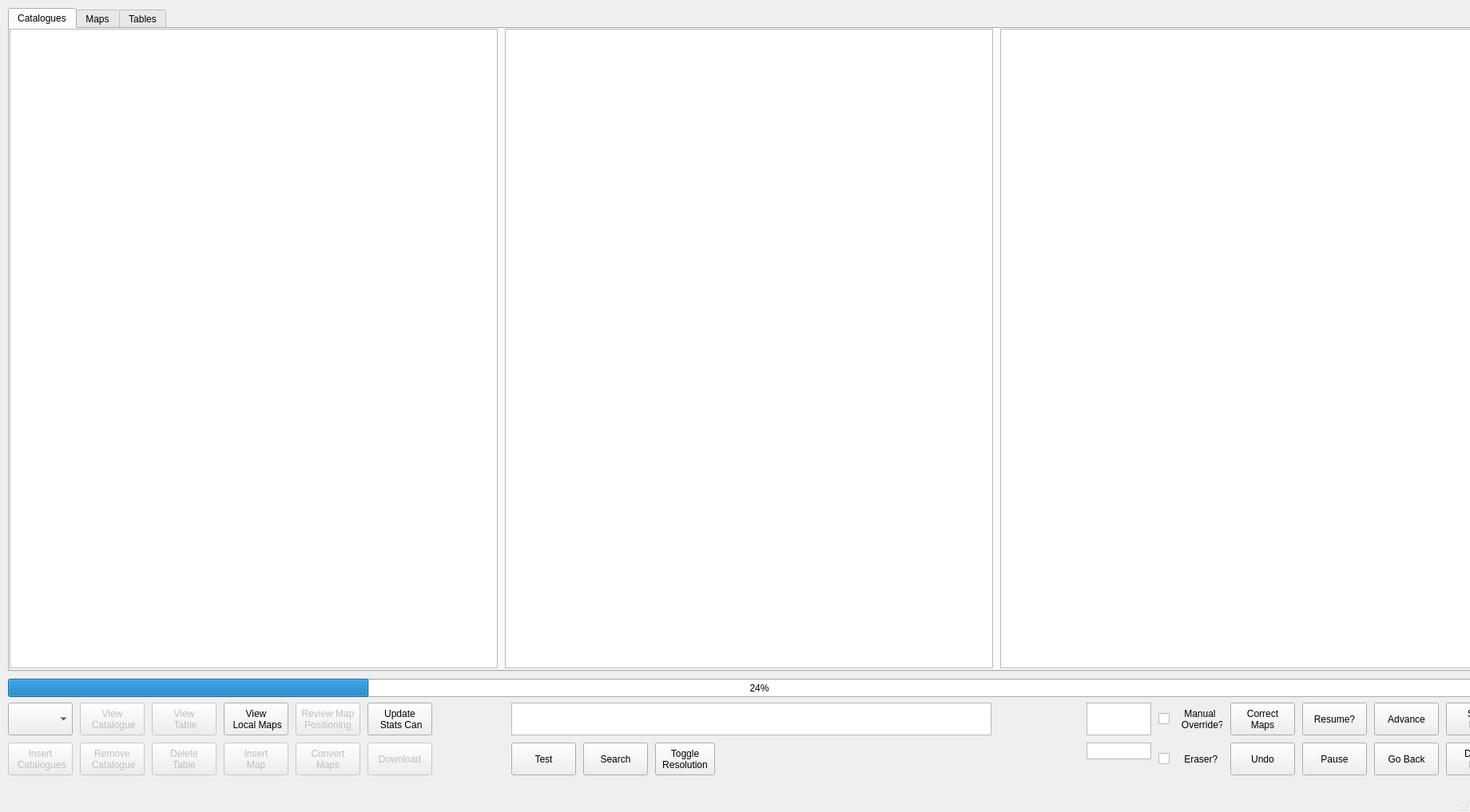
<?xml version="1.0" encoding="UTF-8"?>
<ui version="4.0">
 <class>MainWindow</class>
 <widget class="QMainWindow" name="MainWindow">
  <property name="geometry">
   <rect>
    <x>0</x>
    <y>0</y>
    <width>1840</width>
    <height>1017</height>
   </rect>
  </property>
  <property name="windowTitle">
   <string>MainWindow</string>
  </property>
  <widget class="QWidget" name="centralwidget">
   <widget class="QComboBox" name="cB_drives">
    <property name="geometry">
     <rect>
      <x>10</x>
      <y>880</y>
      <width>81</width>
      <height>41</height>
     </rect>
    </property>
   </widget>
   <widget class="QPushButton" name="pB_insert">
    <property name="enabled">
     <bool>false</bool>
    </property>
    <property name="geometry">
     <rect>
      <x>10</x>
      <y>930</y>
      <width>81</width>
      <height>41</height>
     </rect>
    </property>
    <property name="text">
     <string>Insert 
 Catalogues</string>
    </property>
   </widget>
   <widget class="QPushButton" name="pB_test">
    <property name="geometry">
     <rect>
      <x>640</x>
      <y>930</y>
      <width>81</width>
      <height>41</height>
     </rect>
    </property>
    <property name="text">
     <string>Test</string>
    </property>
   </widget>
   <widget class="QProgressBar" name="progressbar">
    <property name="geometry">
     <rect>
      <x>10</x>
      <y>850</y>
      <width>1881</width>
      <height>23</height>
     </rect>
    </property>
    <property name="value">
     <number>24</number>
    </property>
   </widget>
   <widget class="QLabel" name="qlabel_progressbar">
    <property name="geometry">
     <rect>
      <x>40</x>
      <y>850</y>
      <width>1791</width>
      <height>20</height>
     </rect>
    </property>
    <property name="text">
     <string/>
    </property>
    <property name="alignment">
     <set>Qt::AlignCenter</set>
    </property>
   </widget>
   <widget class="QPushButton" name="pB_viewcata">
    <property name="enabled">
     <bool>false</bool>
    </property>
    <property name="geometry">
     <rect>
      <x>100</x>
      <y>880</y>
      <width>81</width>
      <height>41</height>
     </rect>
    </property>
    <property name="text">
     <string>View 
 Catalogue</string>
    </property>
   </widget>
   <widget class="QTabWidget" name="tabW_main">
    <property name="geometry">
     <rect>
      <x>10</x>
      <y>10</y>
      <width>1881</width>
      <height>831</height>
     </rect>
    </property>
    <property name="currentIndex">
     <number>0</number>
    </property>
    <widget class="QWidget" name="tab_cata">
     <attribute name="title">
      <string>Catalogues</string>
     </attribute>
     <widget class="QTreeWidget" name="treeW_catalocal">
      <property name="geometry">
       <rect>
        <x>0</x>
        <y>0</y>
        <width>611</width>
        <height>801</height>
       </rect>
      </property>
      <property name="selectionMode">
       <enum>QAbstractItemView::ContiguousSelection</enum>
      </property>
      <attribute name="headerVisible">
       <bool>false</bool>
      </attribute>
      <column>
       <property name="text">
        <string>Local Catalogues</string>
       </property>
      </column>
     </widget>
     <widget class="QTreeWidget" name="treeW_catadb">
      <property name="geometry">
       <rect>
        <x>620</x>
        <y>0</y>
        <width>611</width>
        <height>801</height>
       </rect>
      </property>
      <attribute name="headerVisible">
       <bool>false</bool>
      </attribute>
      <column>
       <property name="text">
        <string>Database Catalogues</string>
       </property>
      </column>
     </widget>
     <widget class="QTreeWidget" name="treeW_cataonline">
      <property name="geometry">
       <rect>
        <x>1240</x>
        <y>0</y>
        <width>611</width>
        <height>801</height>
       </rect>
      </property>
      <attribute name="headerVisible">
       <bool>false</bool>
      </attribute>
      <column>
       <property name="text">
        <string>Online Catalogues</string>
       </property>
      </column>
     </widget>
    </widget>
    <widget class="QWidget" name="tab_maplocal">
     <attribute name="title">
      <string>Maps</string>
     </attribute>
     <widget class="QTreeWidget" name="treeW_maplocal">
      <property name="geometry">
       <rect>
        <x>0</x>
        <y>0</y>
        <width>441</width>
        <height>451</height>
       </rect>
      </property>
      <property name="columnCount">
       <number>2</number>
      </property>
      <attribute name="headerDefaultSectionSize">
       <number>200</number>
      </attribute>
      <column>
       <property name="text">
        <string>Local Maps by Geo Layer</string>
       </property>
      </column>
      <column>
       <property name="text">
        <string>Quantity</string>
       </property>
      </column>
     </widget>
     <widget class="QTreeWidget" name="treeW_mapdb">
      <property name="geometry">
       <rect>
        <x>451</x>
        <y>0</y>
        <width>611</width>
        <height>341</height>
       </rect>
      </property>
      <column>
       <property name="text">
        <string>Database Maps</string>
       </property>
      </column>
     </widget>
     <widget class="QLabel" name="qlabel_mapmini">
      <property name="geometry">
       <rect>
        <x>611</x>
        <y>350</y>
        <width>451</width>
        <height>451</height>
       </rect>
      </property>
      <property name="text">
       <string/>
      </property>
     </widget>
     <widget class="QTPAINT" name="qp_maplocal" native="true">
      <property name="geometry">
       <rect>
        <x>1071</x>
        <y>0</y>
        <width>800</width>
        <height>800</height>
       </rect>
      </property>
     </widget>
     <widget class="QTableWidget" name="tableW_maplocal">
      <property name="geometry">
       <rect>
        <x>450</x>
        <y>350</y>
        <width>611</width>
        <height>451</height>
       </rect>
      </property>
     </widget>
     <widget class="QListWidget" name="listW_maplocal">
      <property name="geometry">
       <rect>
        <x>0</x>
        <y>460</y>
        <width>441</width>
        <height>341</height>
       </rect>
      </property>
     </widget>
    </widget>
    <widget class="QWidget" name="tab_table">
     <attribute name="title">
      <string>Tables</string>
     </attribute>
     <widget class="QListWidget" name="listW_searchresult">
      <property name="geometry">
       <rect>
        <x>0</x>
        <y>0</y>
        <width>611</width>
        <height>801</height>
       </rect>
      </property>
     </widget>
     <widget class="QTableWidget" name="tableW_db">
      <property name="geometry">
       <rect>
        <x>620</x>
        <y>0</y>
        <width>1201</width>
        <height>801</height>
       </rect>
      </property>
     </widget>
    </widget>
   </widget>
   <widget class="QPushButton" name="pB_viewtable">
    <property name="enabled">
     <bool>false</bool>
    </property>
    <property name="geometry">
     <rect>
      <x>190</x>
      <y>880</y>
      <width>81</width>
      <height>41</height>
     </rect>
    </property>
    <property name="text">
     <string>View 
 Table</string>
    </property>
   </widget>
   <widget class="QPushButton" name="pB_usc">
    <property name="geometry">
     <rect>
      <x>460</x>
      <y>880</y>
      <width>81</width>
      <height>41</height>
     </rect>
    </property>
    <property name="text">
     <string>Update 
 Stats Can</string>
    </property>
   </widget>
   <widget class="QPlainTextEdit" name="pte_search">
    <property name="geometry">
     <rect>
      <x>640</x>
      <y>880</y>
      <width>601</width>
      <height>41</height>
     </rect>
    </property>
   </widget>
   <widget class="QPushButton" name="pB_search">
    <property name="geometry">
     <rect>
      <x>730</x>
      <y>930</y>
      <width>81</width>
      <height>41</height>
     </rect>
    </property>
    <property name="text">
     <string>Search</string>
    </property>
   </widget>
   <widget class="QPushButton" name="pB_download">
    <property name="enabled">
     <bool>false</bool>
    </property>
    <property name="geometry">
     <rect>
      <x>460</x>
      <y>930</y>
      <width>81</width>
      <height>41</height>
     </rect>
    </property>
    <property name="text">
     <string>Download</string>
    </property>
   </widget>
   <widget class="QPushButton" name="pB_maplocal">
    <property name="enabled">
     <bool>true</bool>
    </property>
    <property name="geometry">
     <rect>
      <x>280</x>
      <y>880</y>
      <width>81</width>
      <height>41</height>
     </rect>
    </property>
    <property name="text">
     <string>View 
 Local Maps</string>
    </property>
   </widget>
   <widget class="QPushButton" name="pB_convert">
    <property name="enabled">
     <bool>false</bool>
    </property>
    <property name="geometry">
     <rect>
      <x>370</x>
      <y>930</y>
      <width>81</width>
      <height>41</height>
     </rect>
    </property>
    <property name="text">
     <string>Convert
Maps</string>
    </property>
   </widget>
   <widget class="QPushButton" name="pB_resume">
    <property name="geometry">
     <rect>
      <x>1630</x>
      <y>880</y>
      <width>81</width>
      <height>41</height>
     </rect>
    </property>
    <property name="text">
     <string>Resume?</string>
    </property>
   </widget>
   <widget class="QPushButton" name="pB_pause">
    <property name="geometry">
     <rect>
      <x>1630</x>
      <y>930</y>
      <width>81</width>
      <height>41</height>
     </rect>
    </property>
    <property name="text">
     <string>Pause</string>
    </property>
   </widget>
   <widget class="QPushButton" name="pB_advance">
    <property name="geometry">
     <rect>
      <x>1720</x>
      <y>880</y>
      <width>81</width>
      <height>41</height>
     </rect>
    </property>
    <property name="text">
     <string>Advance</string>
    </property>
   </widget>
   <widget class="QPushButton" name="pB_backspace">
    <property name="geometry">
     <rect>
      <x>1720</x>
      <y>930</y>
      <width>81</width>
      <height>41</height>
     </rect>
    </property>
    <property name="text">
     <string>Go Back</string>
    </property>
   </widget>
   <widget class="QPushButton" name="pB_removecata">
    <property name="enabled">
     <bool>false</bool>
    </property>
    <property name="geometry">
     <rect>
      <x>100</x>
      <y>930</y>
      <width>81</width>
      <height>41</height>
     </rect>
    </property>
    <property name="text">
     <string>Remove 
 Catalogue</string>
    </property>
   </widget>
   <widget class="QListWidget" name="listW_bindone">
    <property name="geometry">
     <rect>
      <x>1360</x>
      <y>930</y>
      <width>81</width>
      <height>21</height>
     </rect>
    </property>
   </widget>
   <widget class="QPlainTextEdit" name="pte_advance">
    <property name="geometry">
     <rect>
      <x>1360</x>
      <y>880</y>
      <width>81</width>
      <height>41</height>
     </rect>
    </property>
   </widget>
   <widget class="QCheckBox" name="checkB_override">
    <property name="geometry">
     <rect>
      <x>1450</x>
      <y>880</y>
      <width>81</width>
      <height>41</height>
     </rect>
    </property>
    <property name="text">
     <string>    Manual 
   Override?</string>
    </property>
   </widget>
   <widget class="QCheckBox" name="checkB_eraser">
    <property name="geometry">
     <rect>
      <x>1450</x>
      <y>930</y>
      <width>81</width>
      <height>41</height>
     </rect>
    </property>
    <property name="text">
     <string>    Eraser?</string>
    </property>
   </widget>
   <widget class="QPushButton" name="pB_correct">
    <property name="geometry">
     <rect>
      <x>1540</x>
      <y>880</y>
      <width>81</width>
      <height>41</height>
     </rect>
    </property>
    <property name="text">
     <string>Correct
Maps</string>
    </property>
   </widget>
   <widget class="QPushButton" name="pB_undo">
    <property name="geometry">
     <rect>
      <x>1540</x>
      <y>930</y>
      <width>81</width>
      <height>41</height>
     </rect>
    </property>
    <property name="text">
     <string>Undo</string>
    </property>
   </widget>
   <widget class="QPushButton" name="pB_savemap">
    <property name="geometry">
     <rect>
      <x>1810</x>
      <y>880</y>
      <width>81</width>
      <height>41</height>
     </rect>
    </property>
    <property name="text">
     <string>Save
Map</string>
    </property>
   </widget>
   <widget class="QPushButton" name="pB_deletemap">
    <property name="geometry">
     <rect>
      <x>1810</x>
      <y>930</y>
      <width>81</width>
      <height>41</height>
     </rect>
    </property>
    <property name="text">
     <string>Delete
Map</string>
    </property>
   </widget>
   <widget class="QPushButton" name="pB_insertmap">
    <property name="enabled">
     <bool>false</bool>
    </property>
    <property name="geometry">
     <rect>
      <x>280</x>
      <y>930</y>
      <width>81</width>
      <height>41</height>
     </rect>
    </property>
    <property name="text">
     <string>Insert
Map</string>
    </property>
   </widget>
   <widget class="QPushButton" name="pB_deletetable">
    <property name="enabled">
     <bool>false</bool>
    </property>
    <property name="geometry">
     <rect>
      <x>190</x>
      <y>930</y>
      <width>81</width>
      <height>41</height>
     </rect>
    </property>
    <property name="text">
     <string>Delete
Table</string>
    </property>
   </widget>
   <widget class="QPushButton" name="pB_reviewmap">
    <property name="enabled">
     <bool>false</bool>
    </property>
    <property name="geometry">
     <rect>
      <x>370</x>
      <y>880</y>
      <width>81</width>
      <height>41</height>
     </rect>
    </property>
    <property name="text">
     <string>Review Map
Positioning</string>
    </property>
   </widget>
   <widget class="QPushButton" name="pB_resolution">
    <property name="geometry">
     <rect>
      <x>820</x>
      <y>930</y>
      <width>75</width>
      <height>41</height>
     </rect>
    </property>
    <property name="text">
     <string>Toggle
Resolution</string>
    </property>
   </widget>
  </widget>
  <widget class="QMenuBar" name="menubar">
   <property name="geometry">
    <rect>
     <x>0</x>
     <y>0</y>
     <width>1840</width>
     <height>21</height>
    </rect>
   </property>
  </widget>
  <widget class="QStatusBar" name="statusbar"/>
 </widget>
 <customwidgets>
  <customwidget>
   <class>QTPAINT</class>
   <extends>QWidget</extends>
   <header>qtpaint.h</header>
   <container>1</container>
  </customwidget>
 </customwidgets>
 <resources/>
 <connections/>
</ui>
